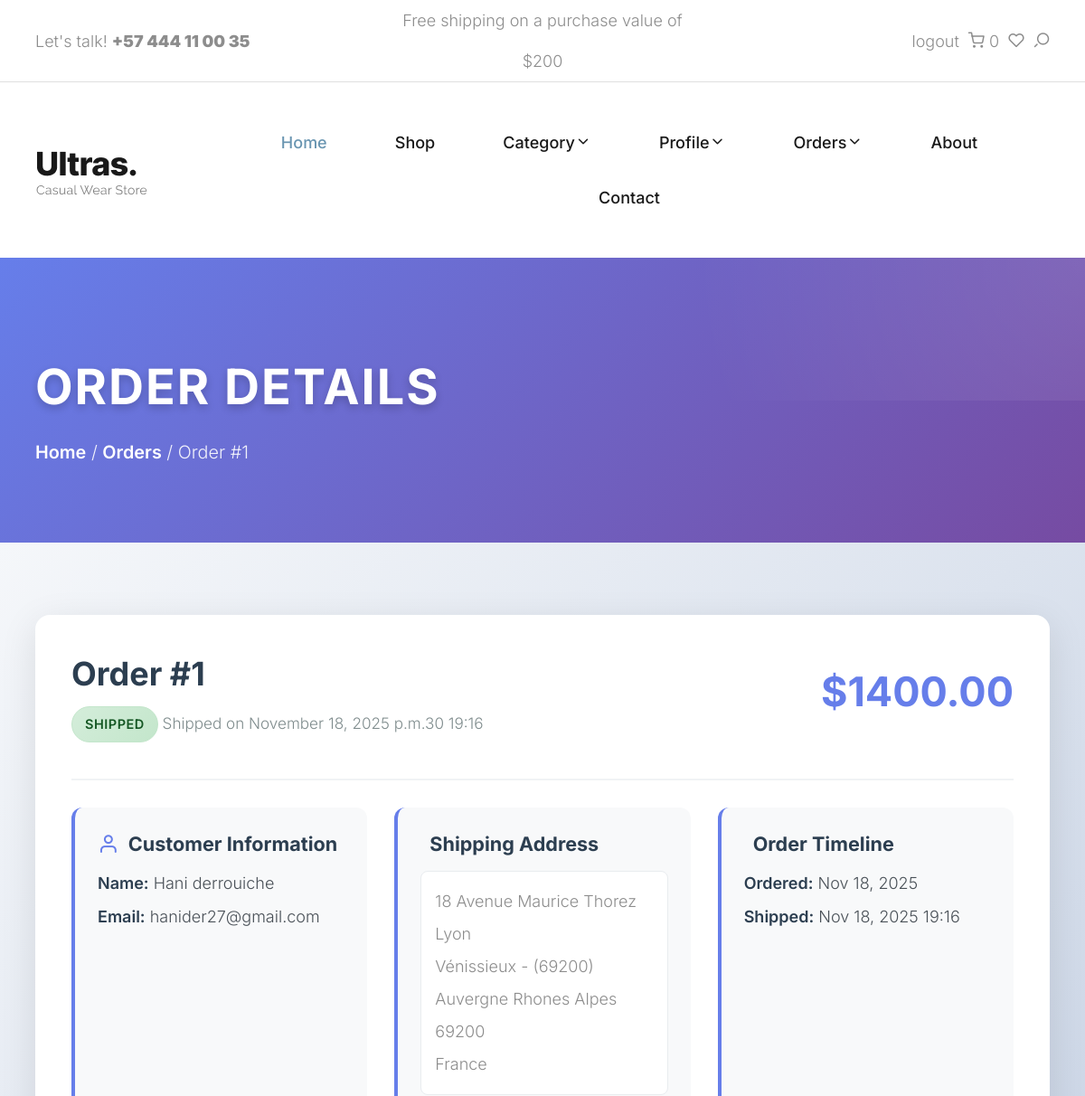
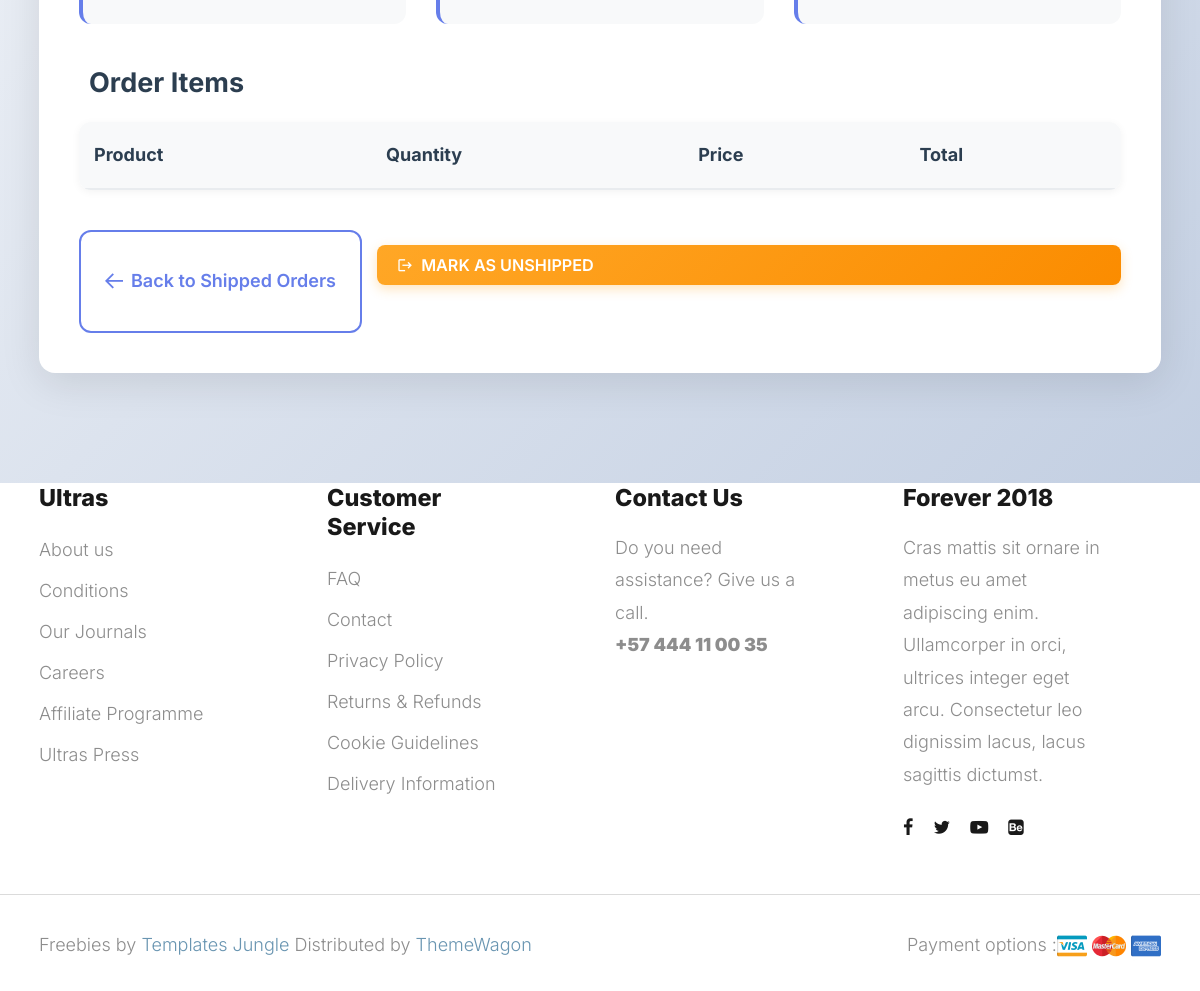
Page /payment/orders/1 (signed in) on the committed database (2 pictures, top to bottom).
### ecom/payment/models.py (models this page shows, shortened)
class Order(models.Model):
    user = models.ForeignKey(settings.AUTH_USER_MODEL, on_delete=models.CASCADE, null=True, blank=True)
    full_name = models.CharField(max_length=255)
    email = models.EmailField( max_length=255)
    shipping_address =models.CharField(max_length=20000)
    amount_paid = models.DecimalField(decimal_places=2, max_digits=7)
    date_ordered = models.DateField(auto_now_add=True)
    shipped = models.BooleanField(default = False)
    date_shipped = models.DateTimeField(blank=True, null=True, )

### ecom/payment/views.py (the view, shortened to what this page needs)
# urls.py: path('orders/<int:pk>', views.orders, name='orders'),
def orders(request, pk):
    if request.user.is_authenticated and request.user.is_superuser:
        order = Order.objects.get(id=pk)
        items = OrderItem.objects.filter(order=pk)
        return render(request, 'payment/orders.html', {"order": order, "items": items})
    else:
        messages.error(request, "Accès refusé, seuls les administrateurs peuvent accéder à cette page")
        return redirect('home')

### ecom/cart/cart.py (called while the page is built)
    def __len__(self):
        return len(self.cart)

### ecom/cart/context_processors.py (called while the page is built)
def cart(request):
    return {'cart': Cart(request)}

### ecom/payment/templates/payment/orders.html (shortened to what this page needs)
{% extends 'base.html' %}
{% load static %}
{% block extra_css %}
<link rel="stylesheet" type="text/css" href="{% static 'css/admin_orders.css' %}">
{% endblock extra_css %}
{% block content %}
<section class="checkout-banner">
  <div class="container">
    <div class="row">
      <div class="col-md-12">
        <h1 class="page-title">Order Details</h1>
        <div class="breadcrumbs">
          <span class="item">
            <a href="{% url 'home' %}">Home</a> /
          </span>
          <span class="item">
            <a href="{% url 'not_shipped_dash' %}">Orders</a> /
          </span>
          <span class="item">Order #{{ order.id }}</span>
        </div>
      </div>
    </div>
  </div>
</section>
<section class="dashboard-section">
  <div class="container dashboard-container">
    <div class="order-detail-card">
      <div class="order-header">
        <div class="order-title">
          <h2>Order #{{ order.id }}</h2>
          <p class="order-meta">
            {% if order.shipped %}
              <span class="status-badge shipped">Shipped</span>
              Shipped on {{ order.date_shipped|date:"F d, Y at H:i" }}
            {% else %}
              <span class="status-badge pending">Pending</span>
              Ordered on {{ order.date_ordered|date:"F d, Y" }}
            {% endif %}
          </p>
        </div>
        <div class="order-amount">${{ order.amount_paid }}</div>
      </div>
      <div class="info-grid">
        <div class="info-section">
          <h3><i class="icon icon-user"></i> Customer Information</h3>
          <p><strong>Name:</strong> {{ order.full_name }}</p>
          <p><strong>Email:</strong> {{ order.email }}</p>
        </div>
        <div class="info-section">
          <h3> Shipping Address</h3>
          <div class="shipping-address">{{ order.shipping_address }}</div>
        </div>
        <div class="info-section">
          <h3> Order Timeline</h3>
          <p><strong>Ordered:</strong> {{ order.date_ordered|date:"M d, Y" }}</p>
          {% if order.date_shipped %}
            <p><strong>Shipped:</strong> {{ order.date_shipped|date:"M d, Y H:i" }}</p>
          {% else %}
            <p><strong>Status:</strong> Awaiting shipment</p>
          {% endif %}
        </div>
      </div>
      <div class="items-section">
        <h3> Order Items</h3>
        <table class="items-table">
          <thead>
            <tr>
              <th>Product</th>
              <th>Quantity</th>
              <th>Price</th>
              <th>Total</th>
            </tr>
          </thead>
        </table>
      </div>
      <div class="order-actions">
        {% if order.shipped %}
          <a href="{% url 'shipped_dash' %}" class="btn-back">
            <i class="icon icon-arrow-left"></i> Back to Shipped Orders
          </a>
          <form method="POST" style="flex: 1;">
            <button type="submit" class="action-btn unship" style="width: 100%;">
              <i class="icon icon-return"></i> Mark as Unshipped
            </button>
          </form>
        {% endif %}
      </div>
    </div>
  </div>
</section>
{% endblock content %}

### ecom/static/icomoon/icomoon.css (style rules this page uses)
[class^="icon-"], [class*=" icon-"] { font-family: 'icomoon' !important; speak: never; font-style: normal; font-weight: normal; font-variant: normal; text-transform: none; line-height: 1; -webkit-font-smoothing: antialiased; -moz-osx-font-smoothing: grayscale; }
.icon-return:before { content: "\e906"; }
.icon-user:before { content: "\e907"; }
.icon-arrow-left:before { content: "\e900"; }

### ecom/static/style.css (style rules this page uses)
:root { --header-height : 160px; --header-height-min : 80px; }
:root { --accent-color : #8d8d8d; --dark-color : #191919; --light-color : #fff; --grey-color : #dbdbdb; --light-grey-color : #fafafa; --primary-color : #6995B1; --light-primary-color : #eef1f3; }
:root { --body-font : "Inter", sans-serif; --heading-font : "Inter", sans-serif; }
*, *::before, *::after { -webkit-box-sizing: border-box; -moz-box-sizing: border-box; box-sizing: border-box; }
html { box-sizing: border-box; }
body { font-family: var(--body-font); font-size: 18px; font-weight: 300; line-height: 2; color: var(--accent-color); margin: 0; }
a { color: var(--dark-color); text-decoration: none; transition: 0.3s color ease-out; }
button, input, select, textarea { font-family: inherit; font-size: inherit; line-height: inherit; outline: 0; }
h1, .h1, h2, .h2, h3, .h3, h4, .h4, h5, .h5, h6, .h6 { font-family: var(--heading-font); color: var(--dark-color); line-height: 1.2; }
h1, h2, h3 { margin: 25px 0; text-transform: capitalize; }
h1, .h1 { font-size: 3em; line-height: 1.4; }
h2, .h2 { font-size: 2em; line-height: 1.4; }
h3, .h3 { font-size: 1.4em; line-height: 1.4; }
p { font-family: var(--body-font); font-size: 18px; line-height: 1.8; margin: 0 0 20px 0; }
dfn, cite, em, i { font-style: italic; }
::placeholder { color: var(--grey-color); }
.container::after, .row::after, .clearfix::after { display: block; clear: both; content: ""; }
th, td { padding: 12px 15px; text-align: left; }
th:first-child, td:first-child { padding-left: 0; }
th:last-child, td:last-child { padding-right: 0; }
button, .button { margin-bottom: 1rem; }
pre, blockquote, dl, figure, table, form { margin-bottom: 2rem; }
a.btn, input[type="button"], input[type="submit"], input[type="reset"], input[type="file"], button { background-image: none; background: var(--dark-color); text-decoration: none !important; display: inline-block; position: relative; border: 2px solid transparent; border-radius: 0; padding: 0.75em 1.5em; margin-top: 15px; font-family: var(--body-font); font-size: 15px; font-weight: 500; line-height: normal; text-align: center; text-transform: uppercase; color: var(--light-color); z-index: 1; cursor: pointer; white-space: nowrap; vertical-align: middle; -webkit-transition: all 0.3s ease-in; transition: all 0.3s ease-in; -ms-touch-action: manipulation; touch-action: manipulation; -webkit-user-select: none; -moz-user-select: none; -ms-user-select: none; user-select: none; }
.breadcrumbs { color: var(--accent-color); }
.breadcrumbs .item { text-transform: capitalize; }
.breadcrumbs span { display: inline-block; }

### rows in the picture
Order: id "1", date_shipped "November 18, 2025 p.m.30 19:16", amount_paid "1400.00", full_name "Hani derrouiche", email "hanider27@gmail.com", shipping_address "18 Avenue Maurice Thorez Lyon Vénissieux - (69200) Auvergne Rhones Alpes 69200 France", date_ordered "Nov 18, 2025", date_shipped "Nov 18, 2025 19:16"

### other values in the picture
{{ cart|length }} "0"
